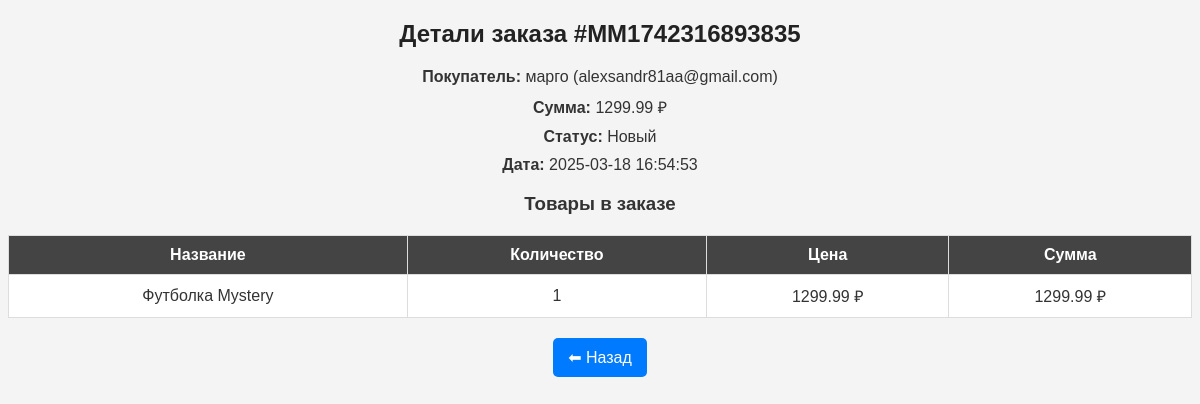
/admin/order_details.php?id=20 (signed in), run on the app's committed database.
### tables this page shows
CREATE TABLE `orders` (
  `id` int(11) NOT NULL AUTO_INCREMENT,
  `order_number` varchar(50) NOT NULL,
  `user_name` varchar(255) NOT NULL,
  `phone` varchar(20) NOT NULL,
  `email` varchar(100) NOT NULL,
  `address` text NOT NULL,
  `total_price` decimal(10,2) NOT NULL,
  `created_at` timestamp NOT NULL DEFAULT current_timestamp(),
  `user_id` int(11) DEFAULT NULL,
  `status` varchar(50) NOT NULL DEFAULT 'Новый',
  `name` varchar(255) NOT NULL,
  `delivery` varchar(100) NOT NULL,
  `payment` varchar(100) NOT NULL,
  PRIMARY KEY (`id`),
  KEY `user_id` (`user_id`),
  CONSTRAINT `orders_ibfk_1` FOREIGN KEY (`user_id`) REFERENCES `users` (`id`)
);

CREATE TABLE `users` (
  `id` int(11) NOT NULL AUTO_INCREMENT,
  `name` varchar(255) NOT NULL,
  `email` varchar(100) NOT NULL,
  `password` varchar(255) NOT NULL,
  `created_at` timestamp NOT NULL DEFAULT current_timestamp(),
  `reset_token` varchar(64) DEFAULT NULL,
  `status` enum('active','blocked') DEFAULT 'active',
  PRIMARY KEY (`id`),
  UNIQUE KEY `email` (`email`)
);

CREATE TABLE `order_items` (
  `id` int(11) NOT NULL AUTO_INCREMENT,
  `order_id` int(11) NOT NULL,
  `product_id` int(11) NOT NULL,
  `quantity` int(11) NOT NULL,
  `price` decimal(10,2) NOT NULL,
  PRIMARY KEY (`id`),
  KEY `order_id` (`order_id`),
  KEY `product_id` (`product_id`),
  CONSTRAINT `order_items_ibfk_1` FOREIGN KEY (`order_id`) REFERENCES `orders` (`id`),
  CONSTRAINT `order_items_ibfk_2` FOREIGN KEY (`product_id`) REFERENCES `products` (`id`)
);

CREATE TABLE `products` (
  `id` int(11) NOT NULL AUTO_INCREMENT,
  `name` varchar(255) NOT NULL,
  `description` text DEFAULT NULL,
  `price` decimal(10,2) NOT NULL,
  `image` varchar(255) DEFAULT NULL,
  `category` varchar(100) DEFAULT NULL,
  `stock` int(11) DEFAULT 0,
  `created_at` timestamp NOT NULL DEFAULT current_timestamp(),
  `category_id` int(11) NOT NULL,
  PRIMARY KEY (`id`)
);

### admin/order_details.php (the view, shortened to what this page needs)
<?php
require_once '../database/db.php';
$order_id = intval($_GET['id'] ?? 0);
$stmt = $conn->prepare("
    SELECT orders.*, users.name AS user_name, users.email
    FROM orders
    JOIN users ON orders.user_id = users.id
    WHERE orders.id = ?
");
$stmt->execute([$order_id]);
$order = $stmt->fetch(PDO::FETCH_ASSOC);
$stmt = $conn->prepare("
    SELECT oi.quantity, oi.price, p.name
    FROM order_items oi
    JOIN products p ON oi.product_id = p.id
    WHERE oi.order_id = ?
");
$stmt->execute([$order_id]);
$items = $stmt->fetchAll(PDO::FETCH_ASSOC);
?>
<!DOCTYPE html>
<html lang="ru">
<head>
    <link rel="stylesheet" href="/mysterymakers/admin/admin.css">
</head>
<body>
<h2>Детали заказа #<?= htmlspecialchars($order['order_number']); ?></h2>
<p><strong>Покупатель:</strong> <?= htmlspecialchars($order['user_name']); ?> (<?= htmlspecialchars($order['email']); ?>)</p>
<p><strong>Сумма:</strong> <?= number_format($order['total_price'], 2, '.', ''); ?> ₽</p>
<p><strong>Статус:</strong> <?= htmlspecialchars($order['status']); ?></p>
<p><strong>Дата:</strong> <?= $order['created_at']; ?></p>
<h3>Товары в заказе</h3>
<?php if (!empty($items)): ?>
    <table class="table">
        <tr>
            <th>Название</th>
            <th>Количество</th>
            <th>Цена</th>
            <th>Сумма</th>
        </tr>
        <?php foreach ($items as $item): ?>
            <tr>
                <td><?= htmlspecialchars($item['name']); ?></td>
                <td><?= htmlspecialchars($item['quantity']); ?></td>
                <td><?= number_format($item['price'], 2, '.', ''); ?> ₽</td>
                <td><?= number_format($item['price'] * $item['quantity'], 2, '.', ''); ?> ₽</td>
            </tr>
        <?php endforeach; ?>
    </table>
<?php else: ?>
    <p>❌ В этом заказе нет товаров.</p>
<?php endif; ?>
<a href="orders.php" class="back-button">⬅ Назад</a>
</body>
</html>

### admin/admin.css (style rules this page uses)
body { font-family: Arial, sans-serif; background-color: #f4f4f4; color: #333; text-align: center; }
h2 { color: #222; }
p { font-size: 16px; margin: 10px 0; }
.table { width: 100%; border-collapse: collapse; margin-top: 20px; }
.table th, .table td { border: 1px solid #ddd; padding: 10px; text-align: center; }
.table th { background-color: #444; color: white; }
.table td { background-color: #fff; }
.back-button { display: inline-block; margin-top: 20px; padding: 10px 15px; background: #007bff; color: white; text-decoration: none; border-radius: 5px; }

### data on the page
orders: order_number "MM1742316893835", user.name "марго", user.email "alexsandr81aa@gmail.com", total_price "1299.99", status "Новый", created_at "2025-03-18 16:54:53"
order_items: product.name "Футболка Mystery", quantity "1", price "1299.99", $item['price']*$item['quantity'] "1299.99"
